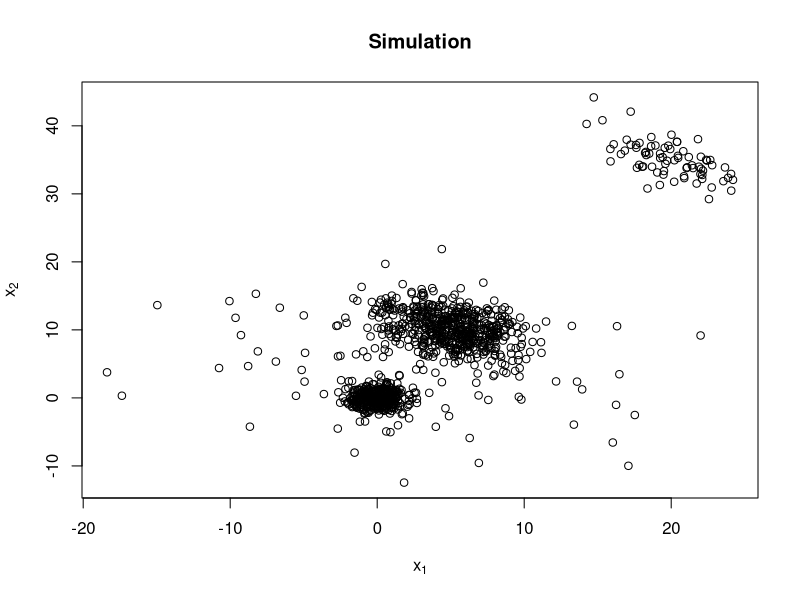

The R script that drew this image: (Note: this script raises an error after producing the figure.)
################################# 
######### SIMULATION ############ 
################################# 
par(mfrow=c(1,1)) 
library(mvtnorm) 
 
#generate multivariate normal data 
set.seed (10) 
sigma1 <- diag (2) ## EigenValues: 1, 1 
sigma2 <- diag (2) * 8 - 2 ## EigenValues: 8, 4 
sigma3 <- diag (2) * 50 ## EigenValues: 50, 50 
sigma4 <- diag(2) * 10-4 
mixt <- rbind (rmvnorm (360, mean = c (0.0, 0), sigma = sigma1), 
  rmvnorm (540, mean = c (5.0, 10), sigma = sigma2), 
  rmvnorm (100, mean = c (2.5, 5), sigma = sigma3), 
  rmvnorm(75, mean = c(20,35), sigma = sigma4)) 
 
plot(mixt, main = "Simulation", xlab = bquote(x[1]), ylab = bquote(x[2])) 
mixt2 = data.frame(cbind(mixt, true_clust = c(rep(2,360), rep(1,540), rep(0,100)))) 
## Warning in cbind(mixt, true_clust = c(rep(2, 360), rep(1, 540), rep(0, 
## 100))): number of rows of result is not a multiple of vector length (arg 2) 
names(mixt2) = c("x","y","true_clust") 
 
#select k , alpha 
#ctl-curves 
plot(ctlcurves(mixt, k = 1:4, alpha = seq(0, 0.20, by =  0.05))) 
## Depending on arguments x, k and alpha, this function needs some time to compute. 
## (Remove this message by setting "trace = 0") 
#kmeans 4 clusters 
sim_kmeans4 <- tclust(mixt, k = 4, alpha = 0, equal.weights = TRUE, restr.fact = 1) 
## Warning in .tclust.warn(O, O$ret): The result is artificially constrained 
## due to restr.fact = 1. 

plot(sim_kmeans4,main = "K-means", xlab = bquote(x[1]), ylab = bquote(x[2]), ylim = c(-15,50), 
     xlim = c(-20,30)) 
#calculate misclassification rate 
k_means4_mr=sum(sim_kmeans4$cluster!=mixt2$true_clust)/length(mixt2$true_clust) 
 
#kmeans 3 clusters 
sim_kmeans3 <- tclust(mixt, k = 3, alpha = 0, equal.weights = TRUE, restr.fact = 1) 
## Warning in .tclust.warn(O, O$ret): The result is artificially constrained 
## due to restr.fact = 1. 
plot(sim_kmeans3,main = "K-means", xlab = bquote(x[1]), ylab = bquote(x[2]), ylim = c(-15,50), 
     xlim = c(-20,30)) 
#calculate misclassification rate 
k_means3_mr=sum(sim_kmeans3$cluster!=mixt2$true_clust)/length(mixt2$true_clust) 
 
#trimmed kmeans 
sim_tkmeans <- tclust(mixt, k = 3, alpha = 0.05, equal.weights = TRUE, restr.fact = 1) 
## Warning in .tclust.warn(O, O$ret): The result is artificially constrained 
## due to restr.fact = 1. 
plot(sim_tkmeans, main = "Trimmed K-means") 
#calculate misclassification rate 
tkmeans_mr <- sum(sim_tkmeans$cluster!=mixt2$true_clust)/length(mixt2$true_clust) 
 
 
#tclust 
## eigen, restr.fact = 5 
sim_tclust_eigen1 <- tclust (mixt, k = 3, alpha = 0.05, restr.fact = 5) 
## Warning in .tclust.warn(O, O$ret): The result is artificially constrained 
## due to restr.fact = 5. 
plot (sim_tclust_eigen1) 
 
#calculate misclassification rate 
tclust_eigen_mr1 <- sum(sim_tclust_eigen1$cluster!=mixt2$true_clust)/length(mixt2$true_clust) 
 
## eigen, restr.fact = 50 
sim_tclust_eigen2 <- tclust (mixt, k = 3, alpha = 0.05, restr.fact = 50) 
plot (sim_tclust_eigen2) 
 
#calculate misclassification rate 
tclust_eigen_mr2 <- sum(sim_tclust_eigen2$cluster!=mixt2$true_clust)/length(mixt2$true_clust) 
 
## misclassification rate table 
misclass_table <- cbind(k_means4_mr, k_means3_mr, tkmeans_mr, tclust_eigen_mr1, tclust_eigen_mr2) 
colnames(misclass_table) <- c("K-means(k=4)", "K-means(k=3)", "TkMeans", "TCLUST(upp_bound=5)", 
"TCLUST(upp_bound=50)") 
misclass_table 
##      K-means(k=4) K-means(k=3)   TkMeans TCLUST(upp_bound=5) 
## [1,]    0.9962791    0.1665116 0.1423256           0.1209302 
##      TCLUST(upp_bound=50) 
## [1,]                 0.12 